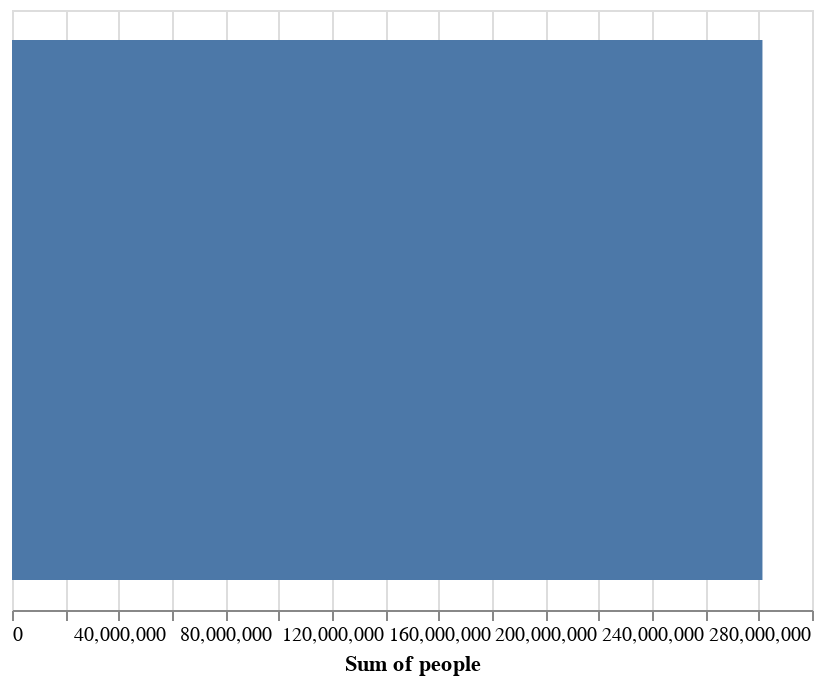

The notebook cell this image was saved under:
### Markdown cell above
## Single bar chart

### Code cell
alt.Chart(y2k_pop).mark_bar().encode(
    x='sum(people)',
)

### Figure 1 — Vega-Lite specification as saved in the notebook (floating-point values rounded to 4 significant figures)
{"$schema": "https://vega.github.io/schema/vega-lite/v2.json", "config": {"view": {"height": 300, "width": 400}}, "data": {"values": [{"age": 0, "people": 9735380, "sex": 1, "year": 2000}, {"age": 0, "people": 9310714, "sex": 2, "year": 2000}, {"age": 5, "people": 10552146, "sex": 1, "year": 2000}, {"age": 5, "people": 10069564, "sex": 2, "year": 2000}, {"age": 10, "people": 10563233, "sex": 1, "year": 2000}, {"age": 10, "people": 10022524, "sex": 2, "year": 2000}, {"age": 15, "people": 10237419, "sex": 1, "year": 2000}, {"age": 15, "people": 9692669, "sex": 2, "year": 2000}, {"age": 20, "people": 9731315, "sex": 1, "year": 2000}, {"age": 20, "people": 9324244, "sex": 2, "year": 2000}, {"age": 25, "people": 9659493, "sex": 1, "year": 2000}, {"age": 25, "people": 9518507, "sex": 2, "year": 2000}, {"age": 30, "people": 10205879, "sex": 1, "year": 2000}, {"age": 30, "people": 10119296, "sex": 2, "year": 2000}, {"age": 35, "people": 11475182, "sex": 1, "year": 2000}, {"age": 35, "people": 11635647, "sex": 2, "year": 2000}, {"age": 40, "people": 11320252, "sex": 1, "year": 2000}, {"age": 40, "people": 11488578, "sex": 2, "year": 2000}, {"age": 45, "people": 9925006, "sex": 1, "year": 2000}, {"age": 45, "people": 10261253, "sex": 2, "year": 2000}, {"age": 50, "people": 8507934, "sex": 1, "year": 2000}, {"age": 50, "people": 8911133, "sex": 2, "year": 2000}, {"age": 55, "people": 6459082, "sex": 1, "year": 2000}, {"age": 55, "people": 6921268, "sex": 2, "year": 2000}, {"age": 60, "people": 5123399, "sex": 1, "year": 2000}, {"age": 60, "people": 5668961, "sex": 2, "year": 2000}, {"age": 65, "people": 4453623, "sex": 1, "year": 2000}, {"age": 65, "people": 4804784, "sex": 2, "year": 2000}, {"age": 70, "people": 3792145, "sex": 1, "year": 2000}, {"age": 70, "people": 5184855, "sex": 2, "year": 2000}, {"age": 75, "people": 2912655, "sex": 1, "year": 2000}, {"age": 75, "people": 4355644, "sex": 2, "year": 2000}, {"age": 80, "people": 1902638, "sex": 1, "year": 2000}, {"age": 80, "people": 3221898, "sex": 2, "year": 2000}, {"age": 85, "people": 970357, "sex": 1, "year": 2000}, {"age": 85, "people": 1981156, "sex": 2, "year": 2000}, {"age": 90, "people": 336303, "sex": 1, "year": 2000}, {"age": 90, "people": 1064581, "sex": 2, "year": 2000}]}, "encoding": {"x": {"aggregate": "sum", "field": "people", "type": "quantitative"}}, "mark": "bar"}
